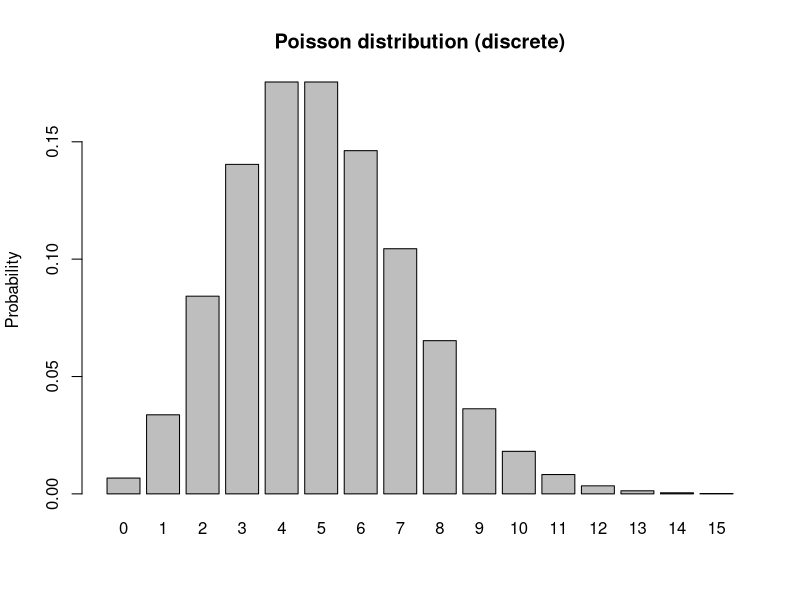
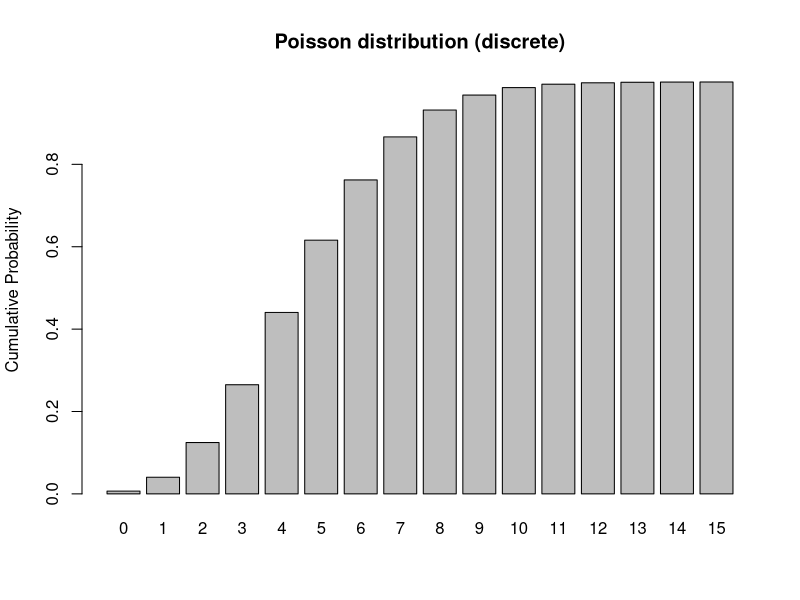
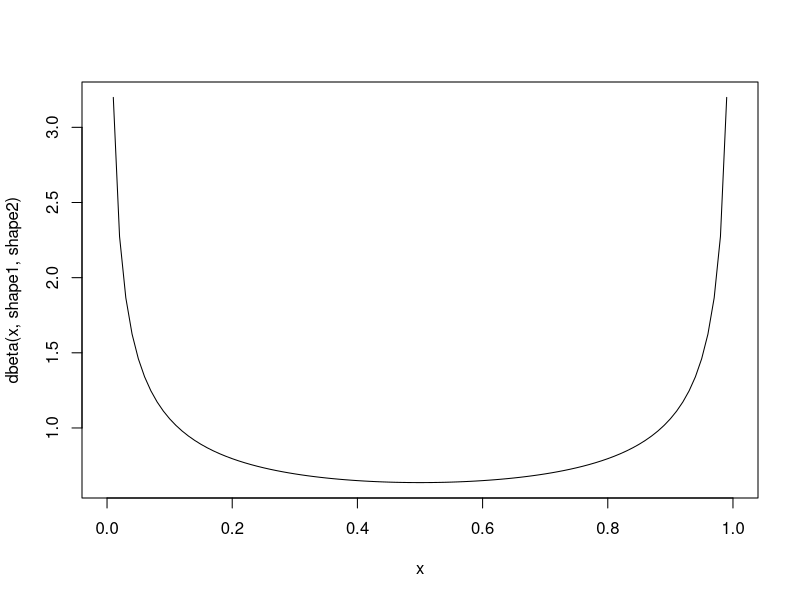
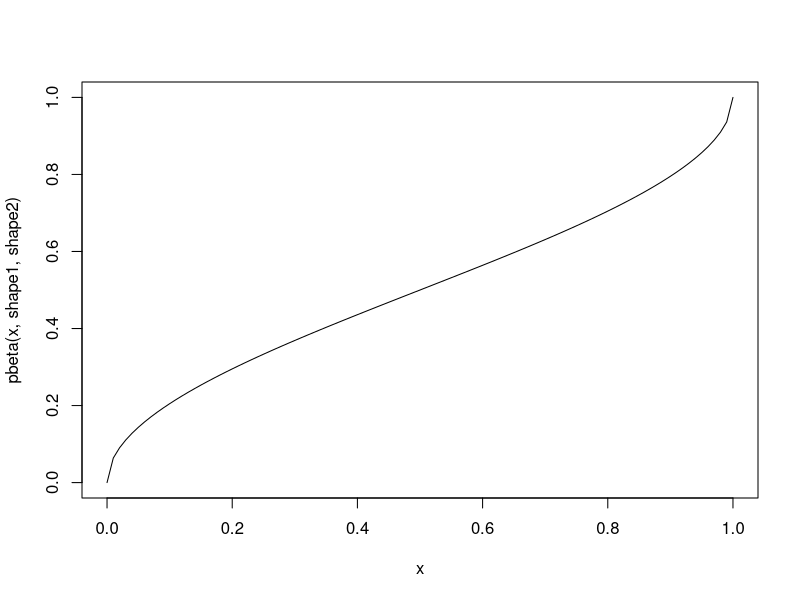
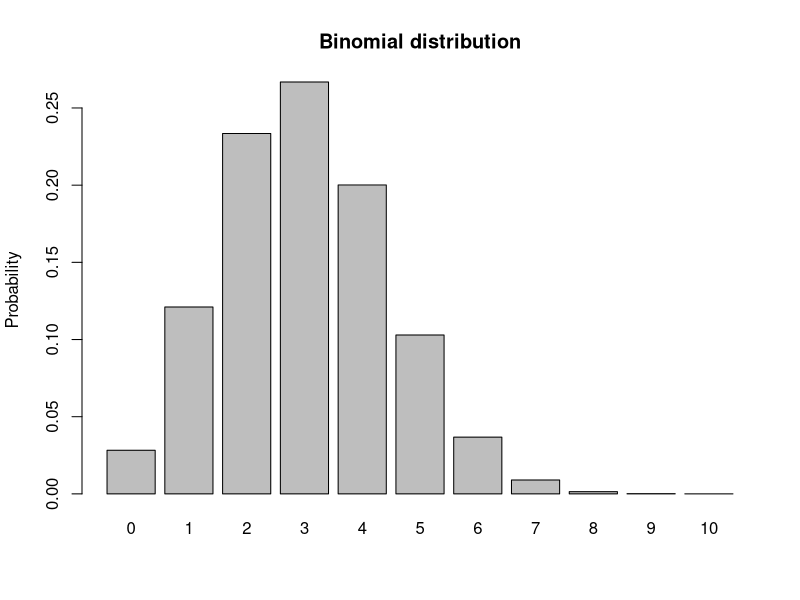
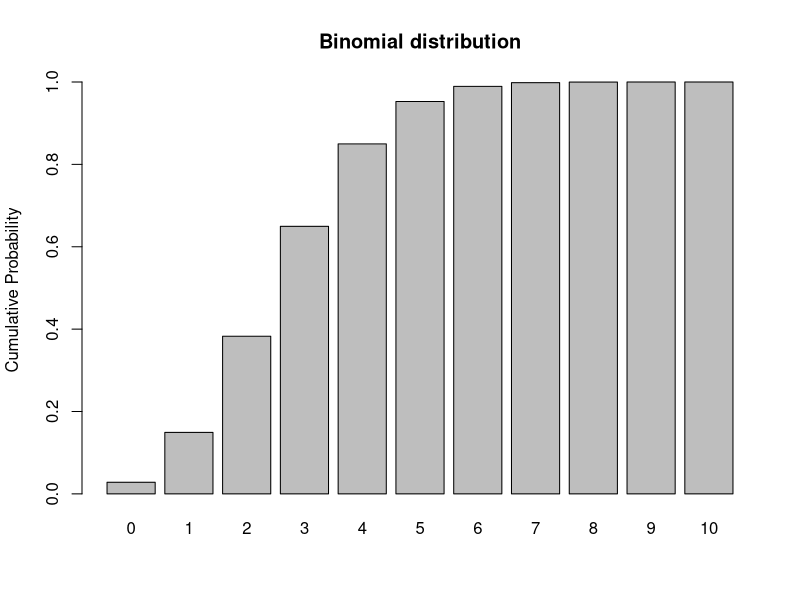
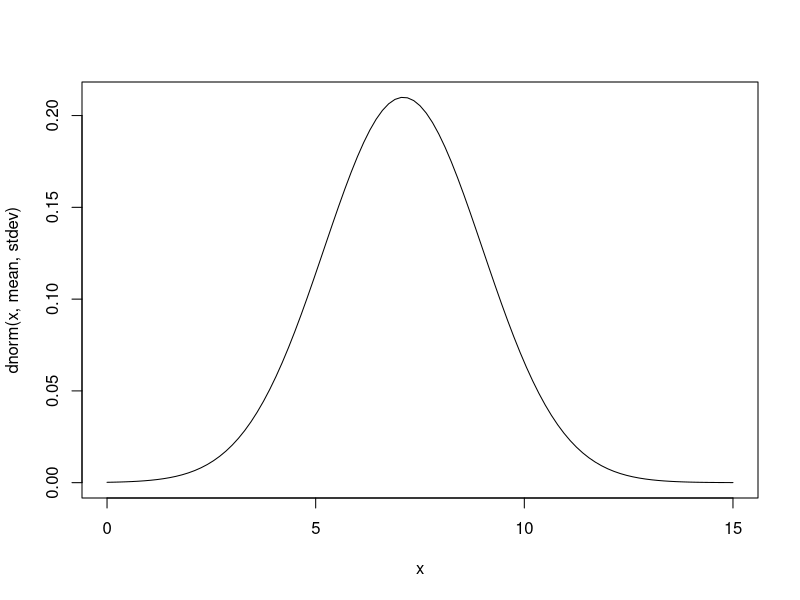
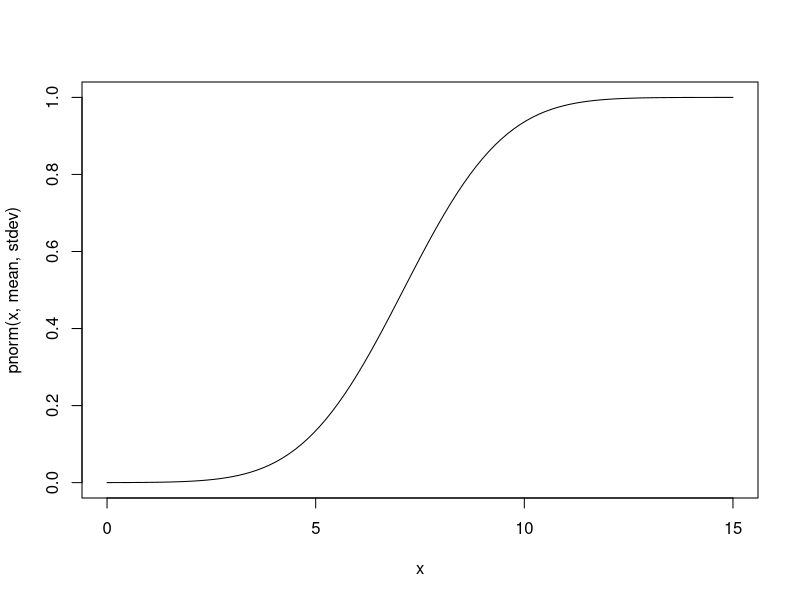

Write the R code that produced these figures, in order.
## ---- chunk 1

knitr::opts_chunk$set(echo = TRUE, cache = TRUE)

## ---- chunk 2

#  NRES 746, Lecture 2  ---------------------------           
##  University of Nevada, Reno     
##  Working with Probabilities                   

## ---- chunk 3

# Classic Urn Example ------------------------

n_red <- 104
n_blue <- 55
n_green <- 30

allSpheres <- c(n_red,n_blue,n_green)           # create vector of urn contents
names(allSpheres) <- c("red","blue","green")    # make it a named vector, for convenience!

## ---- chunk 4

P_blue <- allSpheres["blue"]/sum(allSpheres)     # probability of drawing a blue sphere
P_blue

## ---- chunk 5

Prob <- allSpheres/sum(allSpheres)    # probability of drawing each type of sphere
Prob

## ---- chunk 6

as.numeric( Prob["blue"] + Prob["red"] )     # probability of drawing a blue or red sphere

## ---- chunk 7

as.numeric( Prob["blue"] + Prob["red"] + Prob["green"] )      # P(blue OR green)

## ---- chunk 8

# Question: What is the probability of drawing a blue **AND THEN** a red sphere? 

#[your command here]    # P(blue AND THEN red)

## ---- chunk 9

#### Question: What is the probability of drawing a blue and a red sphere in two consecutive draws (but in no particular order)? 

#[your command here]    # P(blue AND THEN red)

## ---- chunk 10

# Urn example #2: color and shape --------------------------

n_red_sphere <- 39       # contents of new urn
n_blue_sphere <- 76
n_red_cube <- 101
n_blue_cube <- 25

allSpheres <- c(n_red_sphere,n_blue_sphere)         # build up matrix from vectors
allCubes <- c(n_red_cube,n_blue_cube)
allTypes <- c(allSpheres,allCubes)     
allTypes <- matrix(allTypes,nrow=2,ncol=2,byrow=T)     # matrix of urn contents
rownames(allTypes) <- c("sphere","cube")               # name rows and columns
colnames(allTypes) <- c("red","blue")
allTypes

allprobs <- (allTypes/sum(allTypes))
allprobs

## ---- chunk 11

Prob_Shape <- apply(allTypes,1,sum)/sum(allTypes)  # marginal probabilities of shape
Prob_Shape

Prob_Color <- apply(allTypes,2,sum)/sum(allTypes)    # marginal probabilities of color
Prob_Color

## ---- chunk 12

as.numeric( Prob_Color["blue"] * Prob_Shape["cube"])      # joint probability of drawing a blue object that is a cube

## NOTE: if the above answer is not correct, please correct it!  And would I be asking this if it were correct? Hmmm...

## ---- chunk 13

allprobs["cube","blue"]        # or... is this the probability of drawing a blue cube?  

## ---- chunk 14

as.numeric( Prob_Color["blue"] + Prob_Shape["cube"])        # probability of drawing something blue or something cube-shaped...

## NOTE: if the above answer is not correct, please correct it!  


## ---- chunk 15

as.numeric( Prob_Color["blue"] + Prob_Shape["cube"] - allprobs["cube","blue"]   )     # not mutually exclusive

## ---- chunk 16

allprobs["cube","blue"] / Prob_Shape["cube"]   # probability of drawing a blue object, given it is a cube

## ---- chunk 17

as.numeric( (allprobs["cube","blue"] / Prob_Shape["cube"]) * Prob_Shape["cube"])   # probability of drawing a blue cube... using conditional probabilities

allprobs["cube","blue"]   # check answer to make sure it's right

## ---- chunk 18

# unconditional probability of drawing a blue item.  Seems too complicated, but this method of computing unconditional probabilities will prove useful as we get into Bayesian statistics!
uncond_prob_blue <- (allprobs["cube","blue"] /  Prob_Shape["cube"]) * Prob_Shape["cube"] + 
              (allprobs["sphere","blue"] / Prob_Shape["sphere"]) * Prob_Shape["sphere"]       

as.numeric(uncond_prob_blue)

## ---- chunk 19

Prob_Shape <- apply(allTypes,1,sum)/sum(allTypes)  # marginal probabilities of shape
Prob_Shape

Prob_Color <- apply(allTypes,2,sum)/sum(allTypes)    # marginal probabilities of color
Prob_Color

Prob_Color["blue"]      # marginal probability of drawing a blue object (across all possible shapes)

## ---- chunk 20

# Medical example (positive predictive value) --------------------------

Prob_Disease <- c(1,999999)     # disease prevalence 
Prob_Disease <- Prob_Disease/sum(Prob_Disease)      # probability of disease
names(Prob_Disease) <- c("yes","no")                # make it a named vector!
Prob_Disease

## ---- chunk 21

## compute the unconditional probability of testing positive

as.numeric( 1*Prob_Disease["yes"] + 0.01*Prob_Disease["no"] )    # Prob(+test|Disease)*Prob(Disease) + Prob(+test|no Disease)*Prob(no Disease)

## ---- chunk 22

# Monty Hall simulation code --------------
#   (code by Corey Chivers 2012)
 
monty<-function(strat='stay',N=1000,print_games=TRUE){
  doors<-1:3 #initialize the doors behind one of which is a good prize
  win<-0 #to keep track of number of wins
  
  for(i in 1:N){
    prize<-floor(runif(1,1,4)) #randomize which door has the good prize
    guess<-floor(runif(1,1,4)) #guess a door at random
    
    ## Reveal one of the doors you didn't pick which has a bum prize
    if(prize!=guess)
      reveal<-doors[-c(prize,guess)]
    else
      reveal<-sample(doors[-c(prize,guess)],1)
    
    ## Stay with your initial guess or switch
    if(strat=='switch')
      select<-doors[-c(reveal,guess)]
    if(strat=='stay')
      select<-guess
    if(strat=='random')
      select<-sample(doors[-reveal],1)
    
    ## Count up your wins
    if(select==prize){
      win<-win+1
      outcome<-'Winner!'
    }else
      outcome<-'Loser!'
    
    if(print_games)
      cat(paste('Guess: ',guess,
          '\nRevealed: ',reveal,
          '\nSelection: ',select,
          '\nPrize door: ',prize,
          '\n',outcome,'\n\n',sep=''))
  }
  cat(paste('Using the ',strat,' strategy, your win percentage was ',win/N*100,'%\n',sep='')) #Print the win percentage of your strategy
}

## ---- chunk 23

# run the monty hall code!

monty(strat="stay",print_games=FALSE)

## ---- chunk 24

# run the monty hall code!

monty(strat="switch",print_games=FALSE)

## ---- chunk 25

# Probability distributions in R  ---------------------

mean <- 5
rpois(10,mean)    # the random numbers have no decimal component


## Discrete -------------------------

             # plot a discrete distribution!
xvals <- seq(0,15,1)
probs <- dpois(xvals,lambda=mean)
names(probs) <- xvals
               
barplot(probs,ylab="Probability",main="Poisson distribution (discrete)")

barplot(cumsum(probs),ylab="Cumulative Probability",main="Poisson distribution (discrete)")   # cumulative distribution

sum(probs)   # just to make sure it sums to 1!  Does it??? 

## ---- chunk 26

## Continuous  --------------------

shape1 = 0.5
shape2 = 0.5

rbeta(10,shape1,shape2)

curve(dbeta(x,shape1,shape2))   # probability density

curve(pbeta(x,shape1,shape2))   # cumulative distribution

integrate(f=dbeta,lower=0,upper=1,shape1=shape1,shape2=shape2)    # just to make sure it integrates to 1!!

## ---- chunk 27

## Binomial -----------------

size <- 10
prob <- 0.3
rbinom(10,size,prob)

xvals <- seq(0,size,1)
probs <- dbinom(xvals,size,prob)
names(probs) <- xvals
               
barplot(probs,ylab="Probability",main="Binomial distribution")

barplot(cumsum(probs),ylab="Cumulative Probability",main="Binomial distribution")   # cumulative distribution

sum(probs)   # just to make sure it sums to 1!  Does it???

## ---- chunk 28

## Gaussian (Normal) ---------------

mean = 7.1
stdev = 1.9

rnorm(10,mean,stdev)

curve(dnorm(x,mean,stdev),0,15)   # probability density

curve(pnorm(x,mean,stdev),0,15)   # cumulative distribution

integrate(f=dnorm,lower=-Inf,upper=Inf,mean=mean,sd=stdev)    # just to make sure it integrates to 1!!

